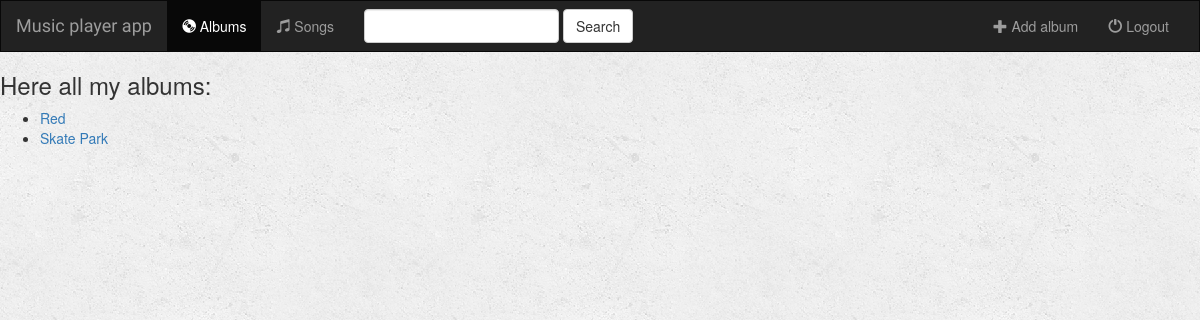
Before: / with the older database file.
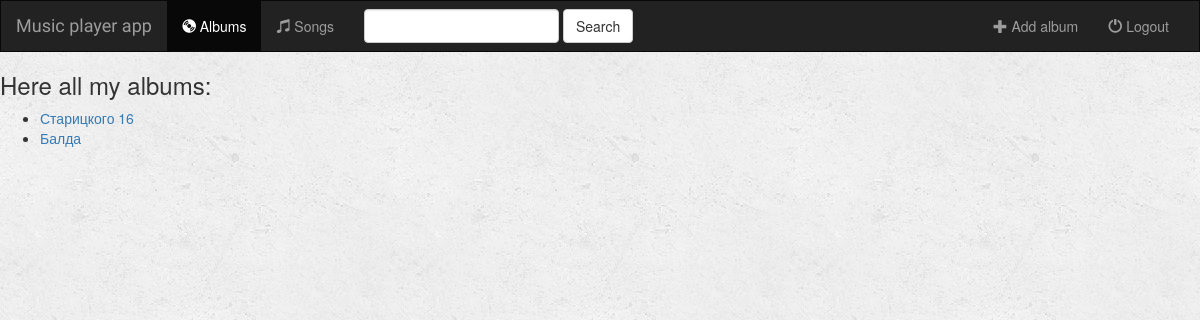
After: the same page with the newer database file.
### music/models.py (models this page shows, shortened)
class Album(models.Model):
    artist = models.CharField(max_length=100)
    album_title = models.CharField(max_length=150)
    genre = models.CharField(max_length=100)
    album_logo = models.CharField(max_length=1000)

### music/views.py (the view)
# urls.py: url(r'^$', views.IndexView.as_view(), name='index'),
class IndexView(generic.ListView):
    template_name = 'music/index.html'
    context_object_name = 'all_albums'
    def get_queryset(self):
        return Album.objects.all()

### music/templates/music/index.html (shortened to what this page needs)
{% extends 'music/base.html' %}
{% block body %}
    {% if all_albums %}
    <h3>Here all my albums:</h3>
    <ul>
        {% for album in all_albums %}
        <li><a href="{% url 'music:detail' album.id %}">{{ album.album_title }}</a></li>
        {% endfor %}
    </ul>
    {% else %}
        <h3>You don't have any albums</h3>
    {% endif %}
{% endblock %}

### music/templates/music/base.html (shortened to what this page needs)
<!DOCTYPE html>
<html lang="en">
<head>
    {% load staticfiles %}
    <link rel="stylesheet" href="https://maxcdn.bootstrapcdn.com/bootstrap/3.3.7/css/bootstrap.min.css" />
    <link rel="stylesheet" type="text/css" href="{% static 'music/style.css' %}"/>
</head>
<body>
<nav class="navbar navbar-inverse">
    <div class="container-fluid">
        <div class="navbar-header">
            <a href="{% url 'music:index' %}" class="navbar-brand">Music player app</a>
        </div>
        <div class="collapse navbar-collapse" id="topNavBar">
            <ul class="nav navbar-nav">
                <li class="active">
                    <a href="{% url 'music:index' %}">
                        <span class="glyphicon glyphicon-cd" aria-hidden="true"></span>&nbsp;Albums
                    </a>
                </li>
                <li class="">
                    <a href="{% url 'music:index' %}">
                        <span class="glyphicon glyphicon-music" aria-hidden="true"></span>&nbsp;Songs
                    </a>
                </li>
            </ul>
            <form action="#" method="get" role="search" class="navbar-form navbar-left">
                <div class="form-group">
                    <input type="text" class="form-control" name="q" value="">
                </div>
                <button class="btn btn-default" type="submit">Search</button>
            </form>
            <ul class="nav navbar-nav navbar-right">
                <li class="">
                    <a href="{% url 'music:index' %}">
                        <span class="glyphicon glyphicon-plus" aria-hidden="true"></span>&nbsp;Add album
                    </a>
                </li>
                <li class="">
                    <a href="{% url 'music:index' %}">
                        <span class="glyphicon glyphicon-off" aria-hidden="true"></span>&nbsp;Logout
                    </a>
                </li>
            </ul>
        </div>
        </div>
</nav>
{% block body %}
{% endblock %}
</body>
</html>

### music/static/music/style.css (style rules this page uses)
body { background: white url('images/background.png'); }
.navbar { border-radius:0; }
.navbar-brand { font-family: 'Satisfy', cursive; }

Changed rows visible on the page:
removed Album: album_title "Red"
removed Album: album_title "Skate Park"
added Album: album_title "Старицкого 16"
added Album: album_title "Балда"
